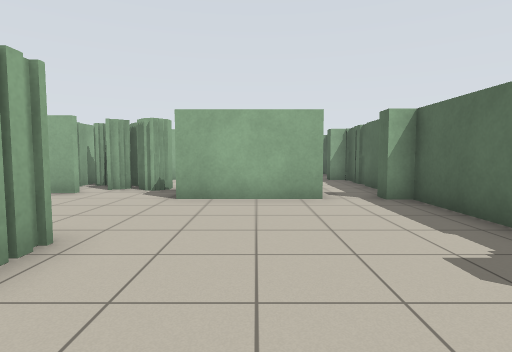
[1] (above)

17 first-person views from a walk through a world built for the Player/Stage simulator. The camera is 1 m above the floor, tilts 4° down and sees 80° across. Floor lines are 1 m apart. The floor is counted in squares, 1 m on a side. Each view is taken from the middle of a square. On the plan, view 1 faces up. The plan holds only what a view shows up to about 12 squares ahead; the rest is blank. The place goes on beyond the plan. Robots are left out.

[2]
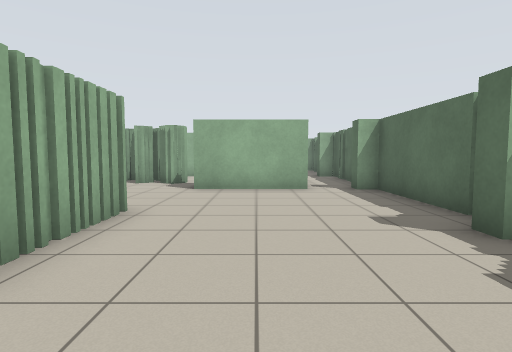

[3]
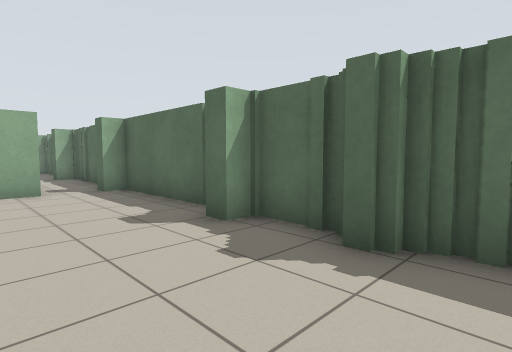

[4]
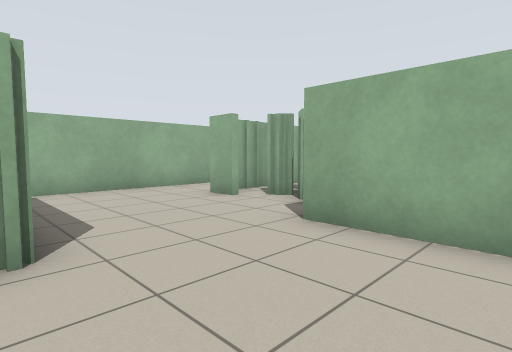

[5]
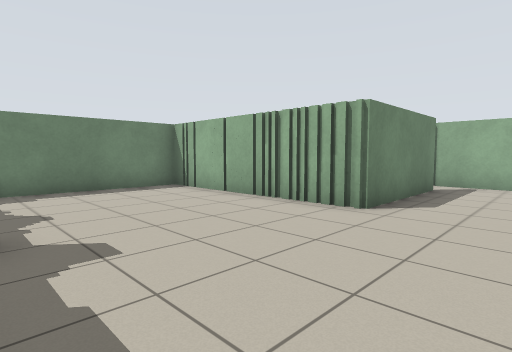

[6]
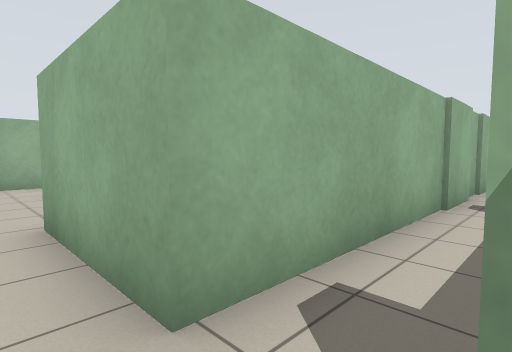

[7]
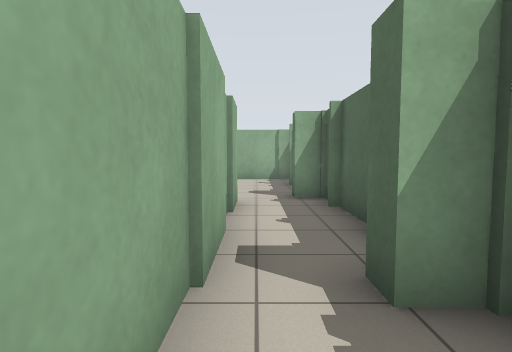

[8]
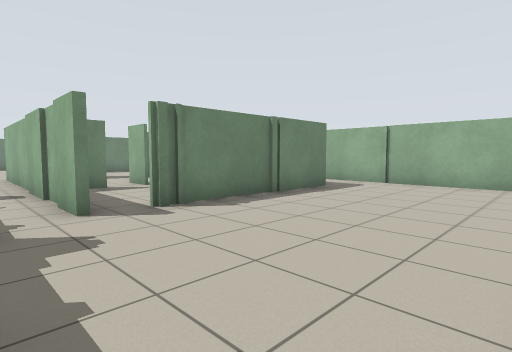

[9]
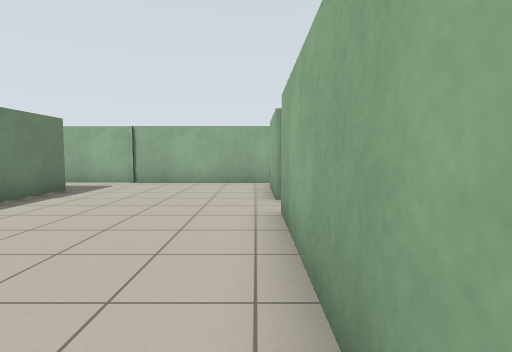

[10]
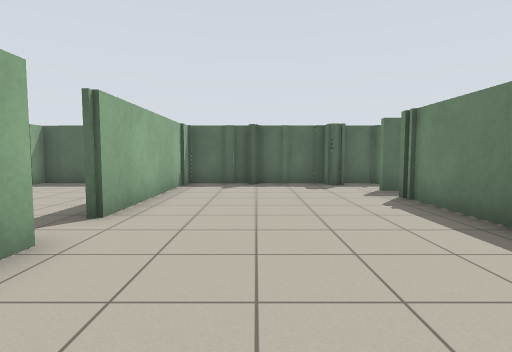

[11]
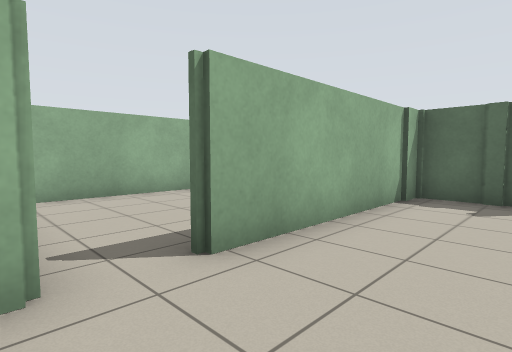

[12]
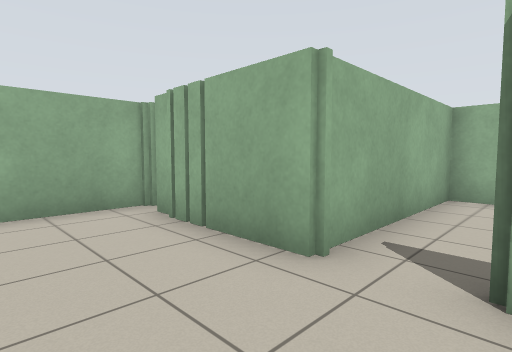

[13]
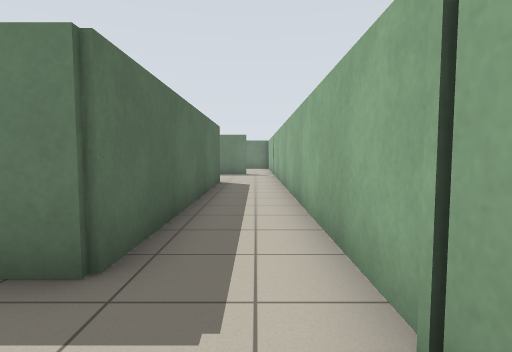

[14]
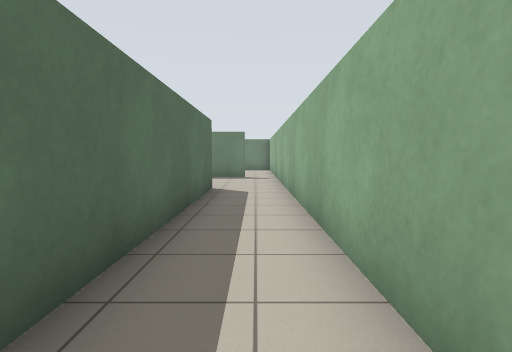

[15]
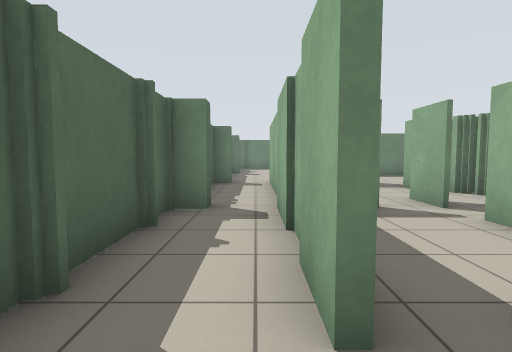

[16]
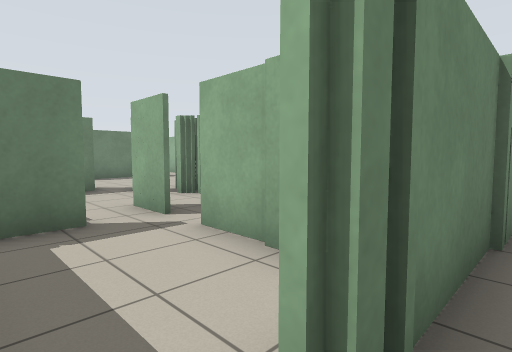

[17]
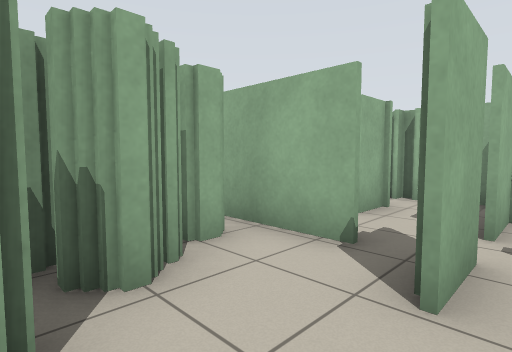

### Floor plan
Points are (right, up) in squares from view 1. A wall is a line through its corners. A room is listed if a view was taken in it or the views show most of it. See-through windows are left out.
Room 1 (views 1, 2, 3, 4, 5, 6)
walls: (3.5, 2.9) (3.5, 6.8) (2.9, 6.8); (3.5, -0.1) (3.5, 1.5) (2.9, 1.5) (2.9, 2.1); (2.9, -0.8) (2.9, -0.2); (-2.3, 3.5) (-2.3, -3.1) (2.2, -3.1); (3.5, -1.8) (3.5, -1); (1.5, 6.8) (-1.9, 6.8)
ways out: opening at (2, 7) to room 2; opening at (-2, 5) to room 6
Room 2 (view 7)
walls: (2.9, 6.8) (2.9, 7.2) (3.5, 7.2) (3.5, 11.9) (2.9, 11.9); (1.5, 11.5) (1.5, 6.8)
ways out: opening at (2, 7) to room 1; opening at (2, 12) to room 8
Room 3 (views 8, 9, 10, 11, 12, 13, 14, 15, 16)
walls: (-3.7, 22.4) (-7, 22.4); (1.5, 16.6) (1.5, 15.6); (2.9, 17.1) (2.9, 17.6) (3.5, 17.6) (3.5, 20); (-7.9, 22.8) (-7.9, 7.5); (3.5, 20.2) (3.5, 22.4) (-2.4, 22.4); (-5.7, 7.9) (-5.7, 16.5) (0.4, 16.5)
ways out: opening at (-3, 23) to room 5; opening at (-7, 8) to room 6; opening at (2, 16) to room 8
Room 4 (view 17)
walls: (-2.6, 9.2) (-2.6, 8.5); (-2.5, 12.1) (-4.9, 12.1); (-3.6, 10.2) (-3.2, 10.2) (-3.2, 9.5); (-3.9, 11.4) (-3.9, 10.9)
ways out: opening at (-2, 9) to room 6; opening at (-1, 12) to room 7
Room 5 (no view inside)
walls: (1, 27.6) (-3.7, 27.6) (-3.7, 22.4); (3.5, 25.9) (3.5, 26.9); (3.7, 26.8) (3.7, 27.4) (3, 27.4)
ways out: opening at (-3, 23) to room 3
Room 6 (no view inside)
walls: (-4.6, 7.9) (-5.7, 7.9); (-3.8, 8.7) (-4.2, 8.7); (-2.6, 8.5) (-3.1, 8.5); (-3, 8.7) (-3.5, 8.7); (-3.2, 9.5) (-3.9, 9.5); (-6.6, 3.5) (-2.3, 3.5); (-7.9, 7.5) (-7.9, 3)
ways out: opening at (-2, 5) to room 1; opening at (-7, 8) to room 3; opening at (-2, 9) to room 4; opening at (-7, 4)
Room 7 (no view inside)
walls: (-1.5, 15) (-1.5, 13.4); (-1.5, 12.4) (-1.5, 11); (-0.4, 12.3) (0.6, 12.3); (1.4, 16) (1.4, 16.5)
ways out: opening at (-1, 12) to room 4; opening at (-2, 13) to room 9
Room 8 (no view inside)
walls: (1.5, 15.6) (1.5, 11.5); (2.9, 11.9) (2.9, 12.3) (3.5, 12.3) (3.5, 17.1) (2.9, 17.1)
ways out: opening at (2, 12) to room 2; opening at (2, 16) to room 3
Room 9 (no view inside)
walls: (-3.4, 14.9) (-3.4, 13.9); (-2, 16.4) (-3.7, 16.4) (-3.7, 16)
ways out: opening at (-2, 13) to room 7
Room 10 (no view inside)
walls: (-4.6, 9.8) (-5.2, 9.8); (-5.6, 10.6) (-5.6, 8.9)

Where each view was taken, in squares from view 1:
view 1: 0 up, 0 right, facing up
view 2: 2 down, 0 right, facing up
view 3: 2 down, 0 right, facing up-right
view 4: 3 up, 1 right, facing up-left
view 5: 6 up, 3 right, facing down-left
view 6: 6 up, 3 right, facing up-left
view 7: 10 up, 2 right, facing up
view 8: 22 up, 3 right, facing down-left
view 9: 22 up, 3 right, facing left
view 10: 20 up, 7 left, facing right
view 11: 20 up, 4 left, facing up-right
view 12: 20 up, 2 left, facing up-left
view 13: 19 up, 7 left, facing down
view 14: 17 up, 7 left, facing down
view 15: 18 up, 2 right, facing down
view 16: 17 up, 1 right, facing down-left
view 17: 9 up, 1 left, facing up-left
